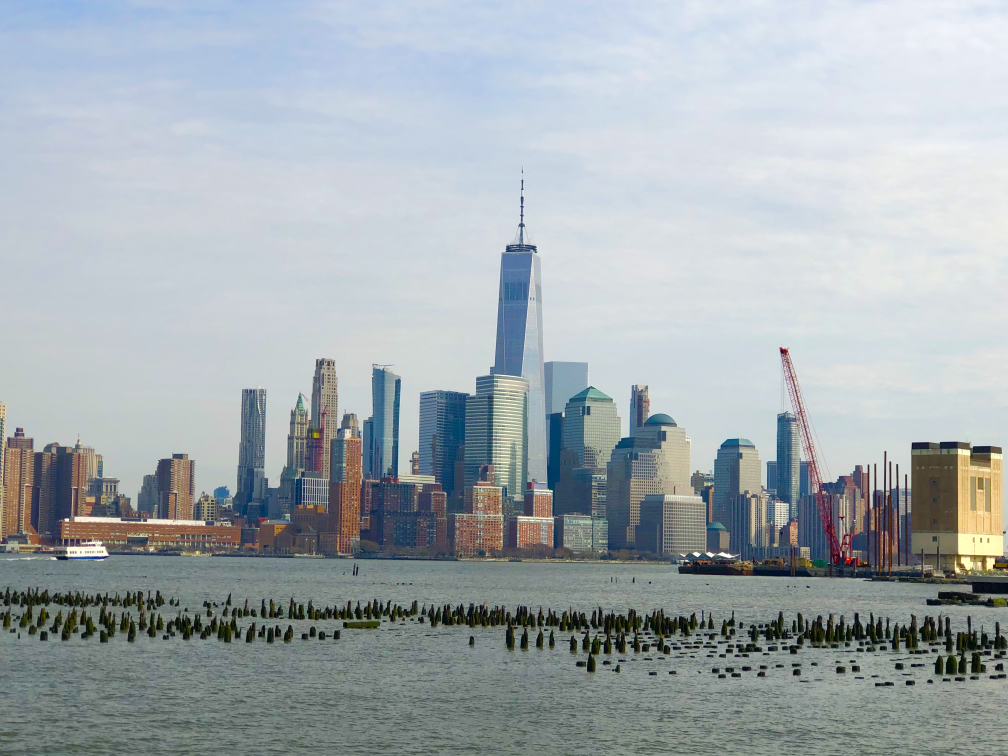
#> input picture man.jpg, 4032 x 3024 px (shown at 1/4 size)
$ python proj6.PY
#> lines starting #> are read from the running program, lines starting #| are printed output that depends on the picture
#Transformations of Image
import cv2
import numpy as np
img=cv2.imread('man.jpg')
#> img is the input picture: shape (3024, 4032, 3); mean B, G, R 175.2, 171, 162.6
cv2.imshow('Orignal',img)

#translation
def translation(img,x,y):
    trans_matrix=np.float32([1,0,x],[0,1,y])
    dimensions=(img.shape[1],img.shape[0])
    return cv2.warpAffine(img,trans_matrix,dimensions)


resized_image=cv2.resize(img,(img.shape[1]//5,img.shape[1]//6),interpolation= cv2.INTER_AREA)
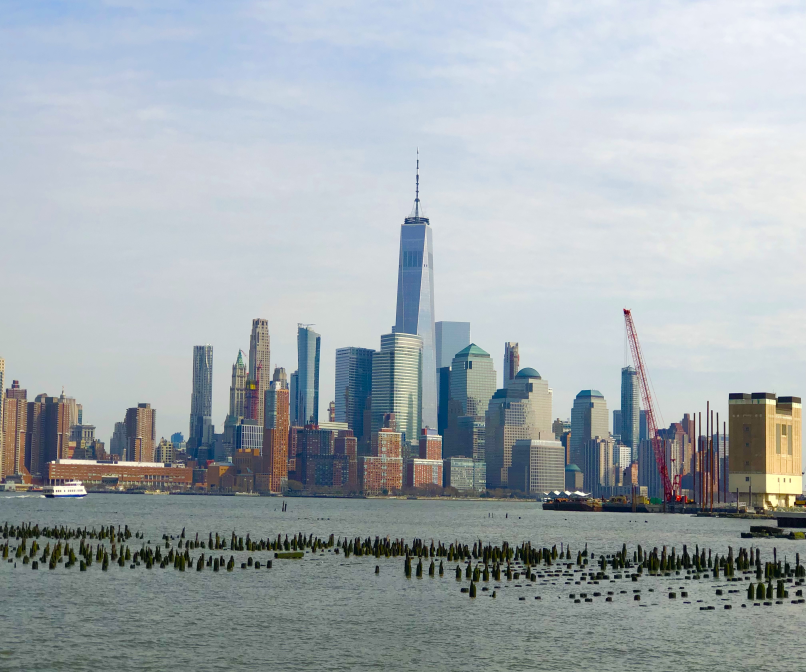
#> resized_image: shape (672, 806, 3); mean B, G, R 175.2, 171, 162.6

#translation
def translation(img,x,y):
#> called with x = 100, y = 200
    trans_matrix=np.float32([[1,0,x],[0,1,y]])
    dimensions=(resized_image.shape[1],img.shape[0])
#> dimensions = (806, 672)
    return cv2.warpAffine(resized_image,trans_matrix,dimensions)
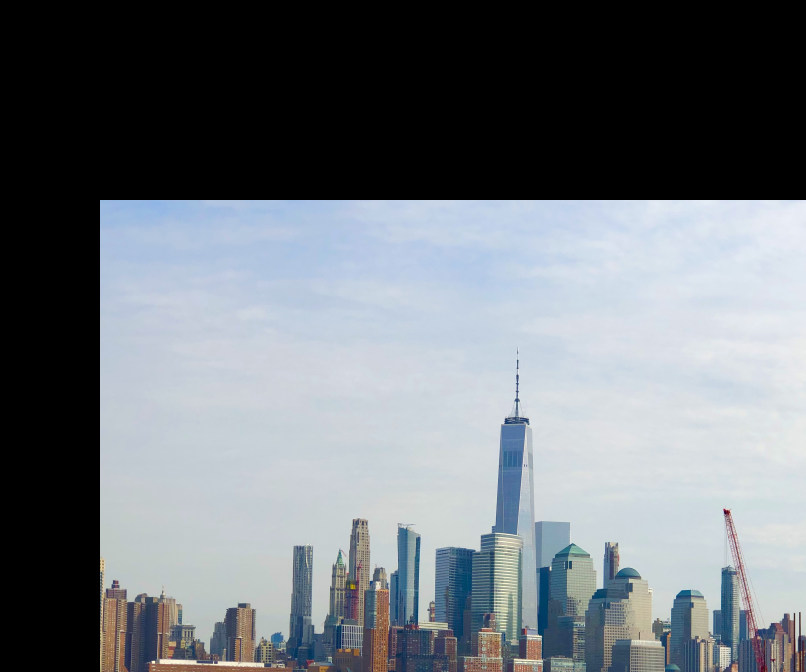
#> returned value: shape (672, 806, 3); mean of channels 0, 1, 2 123.5, 117.9, 112.1; drawn as B, G, R
# -x --> left
# -y -->up
#  x -->right
#  y -->down
translated = translation(resized_image,100,200)
cv2.imshow('Translated',translated)


cv2.waitKey(0)

$ run again, with faces.jpg copied over man.jpg
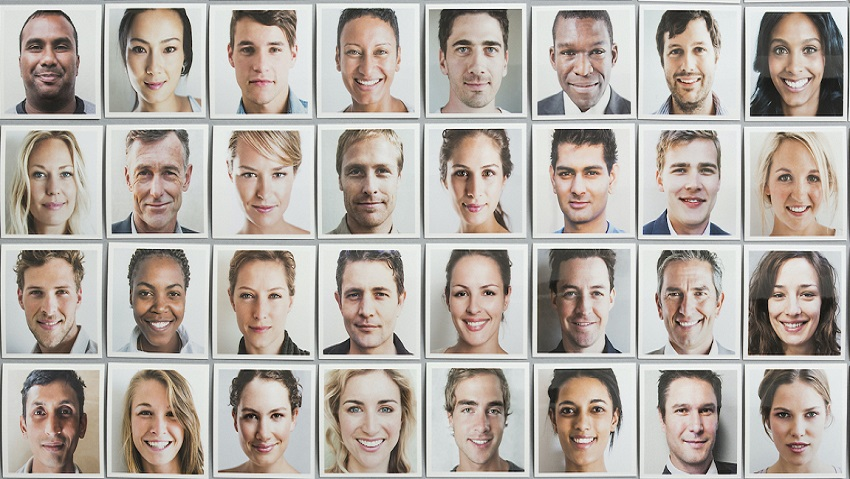
#> input picture faces.jpg, 850 x 479 px
#> img is the input picture: shape (479, 850, 3); mean B, G, R 163.8, 171.2, 179.8
#> `resized_image=cv2.resize(img,(img.shape[1]//5,img.shape[1]//6),interpo..`:
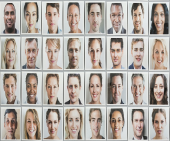
#> resized_image: shape (141, 170, 3); mean B, G, R 163.8, 171.2, 179.8
